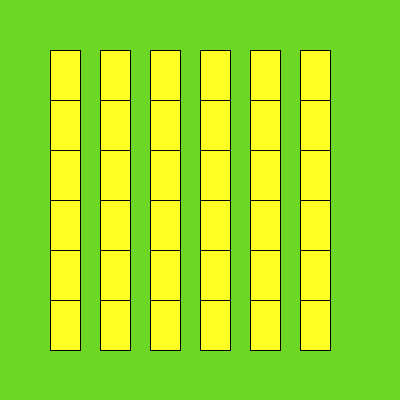
Frame 1 (no input)
Frame 60 (the mouse pressed at the canvas centre just before this capture): identical to frame 1, image omitted
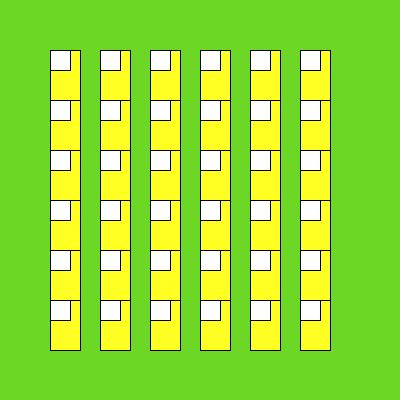
Frame 120 (the mouse held since frame 60 and released just before this capture)

The Processing sketch that drew these frames (run headless with seeded random() and noise(); from frame 60 on, the mouse is pressed at the canvas centre):

// Processing sketch: processing_171818
// ── processing_171818.pde


void setup(){
  size (400,400);
  background(108,215,36);
frameRate ( 20);
}
void draw(){

int s;
int t;

for( s=50; s<350; s=s+50){
   
    for(t=50; t<350; t=t+50 ){

    
   fill(255,255,36); 
    rect(s,t,30,50);
   if(mousePressed== true){ 
     fill(255);
     rect(s,t,20,20);
  }
 
  }
}
}
